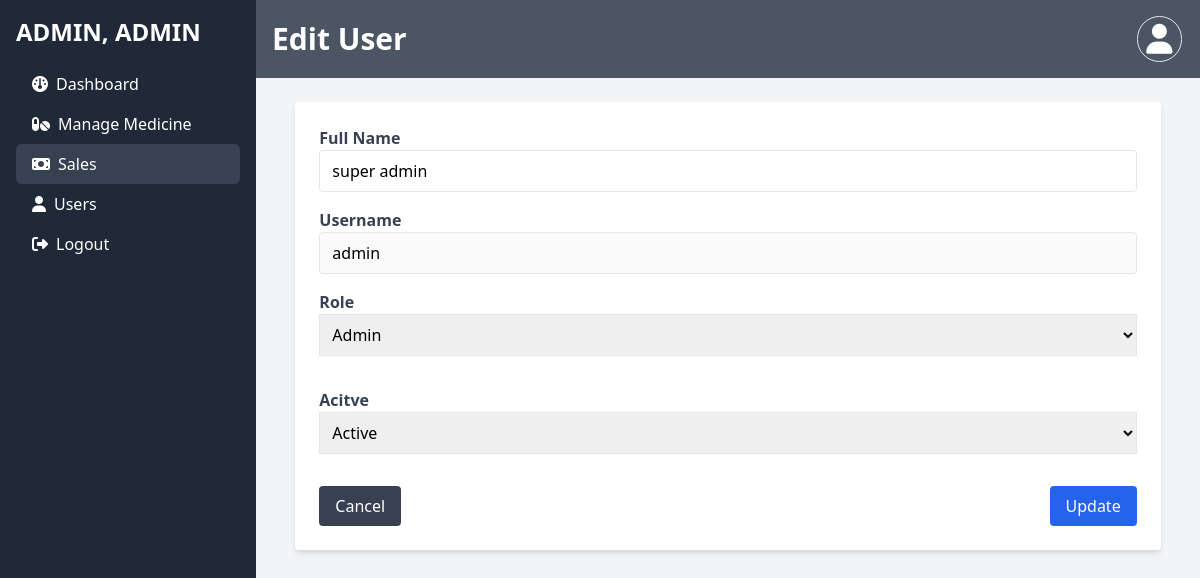
/views/users/edit_user.php?id=1 (signed in), run on the app's committed database.
### tables this page shows
CREATE TABLE `users` (
  `id` int NOT NULL AUTO_INCREMENT,
  `username` varchar(255) NOT NULL,
  `password` varchar(255) NOT NULL,
  `role` enum('admin','manager','user') NOT NULL DEFAULT 'user',
  `isActive` tinyint(1) NOT NULL DEFAULT '1',
  `created` datetime DEFAULT CURRENT_TIMESTAMP,
  `deleted` char(5) NOT NULL,
  `fullName` varchar(255) NOT NULL,
  PRIMARY KEY (`id`),
  UNIQUE KEY `username` (`username`)
);

### includes/users.php (called while the page is built, shortened)
<?php
include 'db.php';
function getUserById($id)
{
    global $conn;
    $query = "SELECT id, fullName, username, role, isActive FROM users WHERE id = :id";
    $stmt = $conn->prepare($query);
    $stmt->execute([':id' => $id]);
    return $stmt->fetch(PDO::FETCH_ASSOC);
}

### views/users/edit_user.php (the view, shortened to what this page needs)
<?php
include '../../includes/auth.php';
include '../../includes/users.php';
$user = $_SESSION['user'];
$userId = $_GET['id'];
$userData = getUserById($userId);
?>
<!DOCTYPE html>
<html lang="en">
<head>
    <link href="https://cdn.jsdelivr.net/npm/tailwindcss@2.2.19/dist/tailwind.min.css" rel="stylesheet">
</head>
<body class="bg-gray-100">
    <div class="flex">
        <div class="w-64 h-screen bg-gray-800 text-white p-4 sticky top-0">
            <h2 class="text-2xl font-bold mb-4"><?php echo strtoupper($user['role']) ?>, <?php echo strtoupper($user['username']) ?></h2>
            <ul>
                <li>
                    <a href="../dashboard.php" class="hover:bg-gray-700 py-2 pl-4 rounded-md block flex items-center gap-2">
                        <i class="fa-solid fa-gauge"></i>
                        <p>Dashboard</p>
                    </a>
                </li>
                <li>
                    <a href="../medicine/main_medicine.php" class="hover:bg-gray-700 py-2 pl-4 rounded-md block flex items-center gap-2">
                        <i class="fa-solid fa-pills"></i>
                        <p>Manage Medicine</p>
                    </a>
                </li>
                <li>
                    <a href="../sales/main_sales.php" class="bg-gray-700 py-2 pl-4 rounded-md block flex items-center gap-2">
                        <i class="fa-solid fa-money-bill"></i>
                        <p>Sales</p>
                    </a>
                </li>
                <?php if ($user['role'] === "admin"): ?>
                    <li>
                        <a href="main_users.php" class="hover:bg-gray-700 py-2 pl-4 rounded-md block flex items-center gap-2">
                            <i class="fa-solid fa-user"></i>
                            <p>Users</p>
                        </a>
                    </li>
                <?php endif; ?>
                <li>
                    <a href="../../includes/auth.php?action=logout" class="hover:bg-gray-700 py-2 pl-4 rounded-md block flex items-center gap-2">
                        <i class="fa-solid fa-right-from-bracket"></i>
                        <p>Logout</p>
                    </a>
                </li>
            </ul>
        </div>
        <div class="flex-1">
            <div class="flex mb-6 items-center justify-start bg-gray-600 sticky top-0 z-50">
                <h1 class="text-3xl text-white p-4 font-bold w-11/12">Edit User</h1>
                <div class="relative text-3xl text-white p-4 font-bold">
                    <div id="profile-icon" class="border px-2 py-1 rounded-full cursor-pointer hover:bg-gray-700">
                        <i class="fa-solid fa-user"></i>
                    </div>
                </div>
            </div>
            <div class="flex flex-col items-center">
                <form method="POST" class="bg-white p-6 rounded shadow-md w-11/12">
                    <div class="mb-4">
                        <label for="full_name" class="block text-gray-700 font-bold">Full Name</label>
                        <input type="text" id="full_name" name="full_name" value="<?= htmlspecialchars($userData['fullName']); ?>" placeholder="Enter Full Name" class="w-full px-3 py-2 border rounded focus:outline-none focus:ring-2 focus:ring-blue-400" required>
                    </div>
                    <div class="mb-4">
                        <label for="username_display" class="block text-gray-700 font-bold">Username</label>
                        <input type="text" id="username_display" name="username_display" value="<?= htmlspecialchars($userData['username']); ?>" placeholder="Enter Username" class="w-full px-3 py-2 border rounded focus:outline-none focus:ring-2 focus:ring-blue-400" disabled>
                    </div>
                    <div class="mb-4">
                        <label for="role" class="block text-gray-700 font-bold">Role</label>
                        <select id="role" name="role" class="border p-2 w-full mb-4" required>
                            <option value="admin" <?= $userData['role'] === 'admin' ? 'selected' : '' ?>>Admin</option>
                        </select>
                    </div>
                    <div class="mb-4">
                        <label for="isActive" class="block text-gray-700 font-bold">Acitve</label>
                        <select id="isActive" name="isActive" class="border p-2 w-full mb-4" required>
                            <option value="active" <?= $userData['isActive'] === '1' ? 'selected' : '' ?>>Active</option>
                        </select>
                    </div>
                    <div class="flex justify-between">
                        <a href="main_users.php" class="bg-gray-700 text-white px-4 py-2 rounded hover:bg-gray-600">Cancel</a>
                        <button type="submit" class="bg-blue-600 text-white px-4 py-2 rounded hover:bg-blue-500">Update</button>
                    </div>
                </form>
            </div>
        </div>
    </div>
</body>
</html>

### data on the page
users: role "ADMIN", username "ADMIN", full_name "super admin", username_display "admin", role "Admin"
